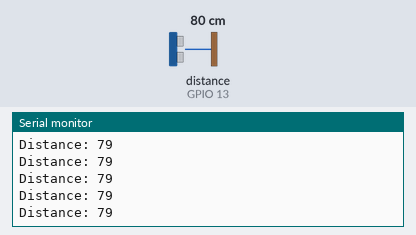
The sketch below on a simulated ESP32. Parts: the last lines printed to the serial monitor. Wiring (inferred from the names in the program): ultrasonic range finder: trigger GPIO 33; echo GPIO 13. Inputs (shaded band) come from the test bench; at power-on: distance to the obstacle (sensor on GPIO 13) 80 cm. The echo pulse lasts 58.3 µs per cm.

Above: at 1.2 s.
1.3 s: distance to the obstacle (sensor on GPIO 13) set to 2 cm
At 2.1 s:
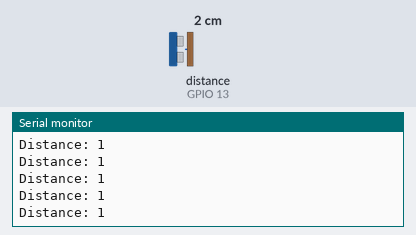
2.8 s: distance to the obstacle (sensor on GPIO 13) set to 4 cm
At 3.7 s:
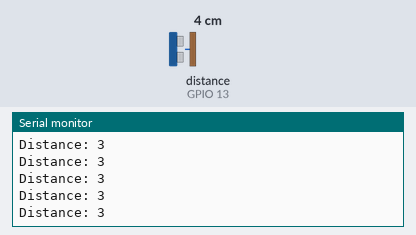
Timing chart, 0 to 3.8 s (numbered marks = the images above; inputs shaded):
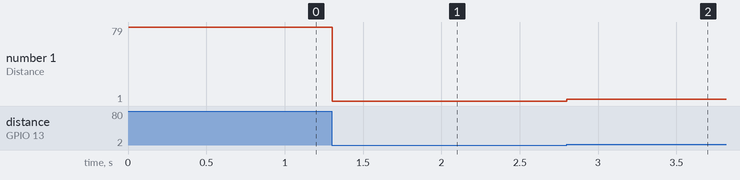

Measured:
- after the input at 1.3 s, the serial monitor: prints a new line at once (image 1)
- after the input at 2.8 s, the serial monitor: prints a new line at once (image 2)
- plotted number 1: 79 → 1 after the input at 1.3 s, 1 → 3 after the input at 2.8 s

The sketch:

ultrasonic_test.ino
```cpp
#define PIN_US_TRIG 33
#define PIN_US_ECHO 13

long duration;
int distance;

void setup() {
  pinMode(PIN_US_TRIG, OUTPUT);
  pinMode(PIN_US_ECHO, INPUT);
  Serial.begin(115200);
}

void loop() {
  digitalWrite(PIN_US_TRIG, LOW);
  delayMicroseconds(2);

  digitalWrite(PIN_US_TRIG, HIGH);
  delayMicroseconds(10);
  digitalWrite(PIN_US_TRIG, LOW);

  duration = pulseIn(PIN_US_ECHO, HIGH);
  distance= duration*0.034/2;

  Serial.print("Distance: ");
  Serial.println(distance);
}
```
